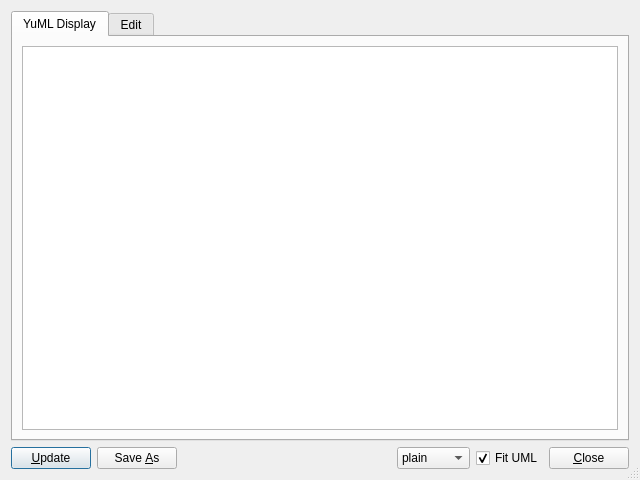
<?xml version="1.0" encoding="UTF-8"?>
<ui version="4.0">
 <class>DialogUML</class>
 <widget class="QDialog" name="DialogUML">
  <property name="geometry">
   <rect>
    <x>0</x>
    <y>0</y>
    <width>640</width>
    <height>480</height>
   </rect>
  </property>
  <property name="windowTitle">
   <string>UML</string>
  </property>
  <property name="windowIcon">
   <iconset resource="../deviser-resources.qrc">
    <normaloff>:/images/ICON_Deviser_512x512.png</normaloff>:/images/ICON_Deviser_512x512.png</iconset>
  </property>
  <property name="sizeGripEnabled">
   <bool>true</bool>
  </property>
  <property name="modal">
   <bool>true</bool>
  </property>
  <layout class="QGridLayout" name="gridLayout_3">
   <item row="0" column="0">
    <widget class="QTabWidget" name="tabWidget">
     <property name="currentIndex">
      <number>0</number>
     </property>
     <widget class="QWidget" name="tabYUML">
      <attribute name="title">
       <string>YuML Display</string>
      </attribute>
      <layout class="QGridLayout" name="gridLayout">
       <item row="1" column="0">
        <widget class="QZoomGraphicsView" name="graphicsView">
         <property name="renderHints">
          <set>QPainter::Antialiasing|QPainter::HighQualityAntialiasing|QPainter::SmoothPixmapTransform|QPainter::TextAntialiasing</set>
         </property>
         <property name="dragMode">
          <enum>QGraphicsView::ScrollHandDrag</enum>
         </property>
        </widget>
       </item>
      </layout>
     </widget>
     <widget class="QWidget" name="tabEdit">
      <attribute name="title">
       <string>Edit</string>
      </attribute>
      <layout class="QGridLayout" name="gridLayout_2">
       <item row="0" column="0">
        <widget class="QPlainTextEdit" name="txtEdit"/>
       </item>
      </layout>
     </widget>
    </widget>
   </item>
   <item row="1" column="0">
    <layout class="QHBoxLayout" name="horizontalLayout">
     <item>
      <widget class="QPushButton" name="cmdUpdate">
       <property name="text">
        <string>&amp;Update</string>
       </property>
      </widget>
     </item>
     <item>
      <widget class="QPushButton" name="cmdSaveAs">
       <property name="text">
        <string>Save &amp;As</string>
       </property>
      </widget>
     </item>
     <item>
      <spacer name="horizontalSpacer">
       <property name="orientation">
        <enum>Qt::Horizontal</enum>
       </property>
       <property name="sizeHint" stdset="0">
        <size>
         <width>40</width>
         <height>20</height>
        </size>
       </property>
      </spacer>
     </item>
     <item>
      <widget class="QComboBox" name="cmdStyle">
       <property name="currentIndex">
        <number>0</number>
       </property>
       <item>
        <property name="text">
         <string>plain</string>
        </property>
       </item>
       <item>
        <property name="text">
         <string>nofunky</string>
        </property>
       </item>
       <item>
        <property name="text">
         <string>scruffy</string>
        </property>
       </item>
      </widget>
     </item>
     <item>
      <widget class="QCheckBox" name="chkFitUML">
       <property name="text">
        <string>Fit UML</string>
       </property>
       <property name="checked">
        <bool>true</bool>
       </property>
      </widget>
     </item>
     <item>
      <widget class="QPushButton" name="cmdClose">
       <property name="text">
        <string>&amp;Close</string>
       </property>
      </widget>
     </item>
    </layout>
   </item>
  </layout>
 </widget>
 <customwidgets>
  <customwidget>
   <class>QZoomGraphicsView</class>
   <extends>QGraphicsView</extends>
   <header>qzoomgraphicsview.h</header>
  </customwidget>
 </customwidgets>
 <resources>
  <include location="../deviser-resources.qrc"/>
 </resources>
 <connections>
  <connection>
   <sender>cmdClose</sender>
   <signal>clicked()</signal>
   <receiver>DialogUML</receiver>
   <slot>accept()</slot>
   <hints>
    <hint type="sourcelabel">
     <x>592</x>
     <y>458</y>
    </hint>
    <hint type="destinationlabel">
     <x>319</x>
     <y>239</y>
    </hint>
   </hints>
  </connection>
  <connection>
   <sender>cmdUpdate</sender>
   <signal>clicked()</signal>
   <receiver>DialogUML</receiver>
   <slot>updateGraph()</slot>
   <hints>
    <hint type="sourcelabel">
     <x>47</x>
     <y>458</y>
    </hint>
    <hint type="destinationlabel">
     <x>319</x>
     <y>239</y>
    </hint>
   </hints>
  </connection>
  <connection>
   <sender>cmdSaveAs</sender>
   <signal>clicked()</signal>
   <receiver>DialogUML</receiver>
   <slot>saveAs()</slot>
   <hints>
    <hint type="sourcelabel">
     <x>128</x>
     <y>458</y>
    </hint>
    <hint type="destinationlabel">
     <x>319</x>
     <y>239</y>
    </hint>
   </hints>
  </connection>
  <connection>
   <sender>cmdStyle</sender>
   <signal>currentIndexChanged(int)</signal>
   <receiver>DialogUML</receiver>
   <slot>styleChanged()</slot>
   <hints>
    <hint type="sourcelabel">
     <x>452</x>
     <y>457</y>
    </hint>
    <hint type="destinationlabel">
     <x>319</x>
     <y>239</y>
    </hint>
   </hints>
  </connection>
  <connection>
   <sender>chkFitUML</sender>
   <signal>stateChanged(int)</signal>
   <receiver>DialogUML</receiver>
   <slot>fitChanged()</slot>
   <hints>
    <hint type="sourcelabel">
     <x>519</x>
     <y>458</y>
    </hint>
    <hint type="destinationlabel">
     <x>319</x>
     <y>239</y>
    </hint>
   </hints>
  </connection>
 </connections>
 <slots>
  <slot>updateGraph()</slot>
  <slot>saveAs()</slot>
  <slot>styleChanged()</slot>
  <slot>fitChanged()</slot>
 </slots>
</ui>
